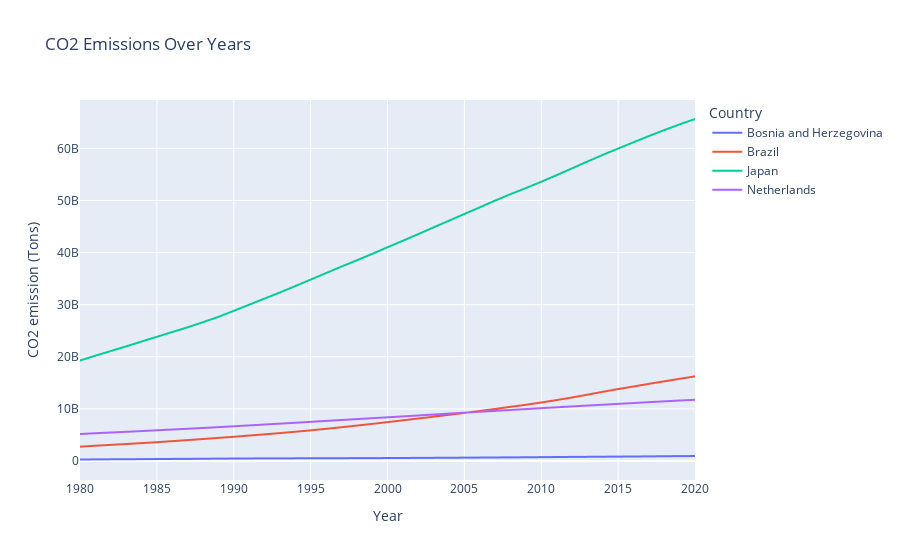

Here is the notebook cell this chart was saved with:
### Markdown cell above
Industries such as manufacturing, transportation, and energy production rely heavily on fossil fuels, which are currently the most efficient and cost-effective sources of energy. For many developing countries, industrialization and the associated CO2 emissions are essential for lifting populations out of poverty, providing access to essential services, and improving living standards. The line graph showing CO2 emissions per year for a few countries also reflects this necessity. As these nations develop, their CO2 emissions increase, highlighting the trade-off between economic growth and environmental impact.

### Code cell
import pandas as pd
import plotly.express as px

# Load the dataset
try:
    df_CO2 = pd.read_csv(r"CO2 emission by countries.csv", encoding='ISO-8859-1')
except FileNotFoundError:
    print("The file path is incorrect or the file does not exist.")
    raise
except Exception as e:
    print(f"An error occurred: {e}")
    raise

# Check the first few rows and columns of the dataframe to ensure it's loaded correctly
# print(df_CO2.head())
# print(df_CO2.columns)

# Replace these with the actual column names in your dataset
country_column = 'Country'
year_column = 'Year'
emissions_column = 'CO2 emission (Tons)'

# Select the countries you want to plot
countries_to_plot = ['Bosnia and Herzegovina', 'Japan', 'Netherlands', 'Brazil']  # Ensure these match the country names in your dataset

# Filter the data for the selected countries
df_filtered = df_CO2[df_CO2[country_column].isin(countries_to_plot)]

# Create the line plot
fig = px.line(df_filtered, x=year_column, y=emissions_column, color=country_column, title="CO2 Emissions Over Years")
fig.update_layout(xaxis=dict(range=[1980, 2020]))
fig.show()

### Figure 1 — Plotly figure (JSON) as saved in the notebook; plotly's stock layout.template omitted (floating-point values rounded to 4 significant figures; data arrays with more than 128 entries replaced by an {"elided": "..."} marker saying what was removed)
{"data": [{"hovertemplate": "Country=Bosnia and Herzegovina<br>Year=%{x}<br>CO2 emission (Tons)=%{y}<extra></extra>", "legendgroup": "Bosnia and Herzegovina", "line": {"color": "#636efa", "dash": "solid"}, "marker": {"symbol": "circle"}, "mode": "lines", "name": "Bosnia and Herzegovina", "showlegend": true, "type": "scattergl", "x": {"elided": "271 int values"}, "xaxis": "x", "y": {"elided": "271 int values"}, "yaxis": "y"}, {"hovertemplate": "Country=Brazil<br>Year=%{x}<br>CO2 emission (Tons)=%{y}<extra></extra>", "legendgroup": "Brazil", "line": {"color": "#EF553B", "dash": "solid"}, "marker": {"symbol": "circle"}, "mode": "lines", "name": "Brazil", "showlegend": true, "type": "scattergl", "x": {"elided": "271 int values"}, "xaxis": "x", "y": {"elided": "271 int values"}, "yaxis": "y"}, {"hovertemplate": "Country=Japan<br>Year=%{x}<br>CO2 emission (Tons)=%{y}<extra></extra>", "legendgroup": "Japan", "line": {"color": "#00cc96", "dash": "solid"}, "marker": {"symbol": "circle"}, "mode": "lines", "name": "Japan", "showlegend": true, "type": "scattergl", "x": {"elided": "271 int values"}, "xaxis": "x", "y": {"elided": "271 int values"}, "yaxis": "y"}, {"hovertemplate": "Country=Netherlands<br>Year=%{x}<br>CO2 emission (Tons)=%{y}<extra></extra>", "legendgroup": "Netherlands", "line": {"color": "#ab63fa", "dash": "solid"}, "marker": {"symbol": "circle"}, "mode": "lines", "name": "Netherlands", "showlegend": true, "type": "scattergl", "x": {"elided": "271 int values"}, "xaxis": "x", "y": {"elided": "271 int values"}, "yaxis": "y"}], "layout": {"legend": {"title": {"text": "Country"}, "tracegroupgap": 0}, "title": {"text": "CO2 Emissions Over Years"}, "xaxis": {"anchor": "y", "domain": [0, 1], "range": [1980, 2020], "title": {"text": "Year"}}, "yaxis": {"anchor": "x", "domain": [0, 1], "title": {"text": "CO2 emission (Tons)"}}}}
